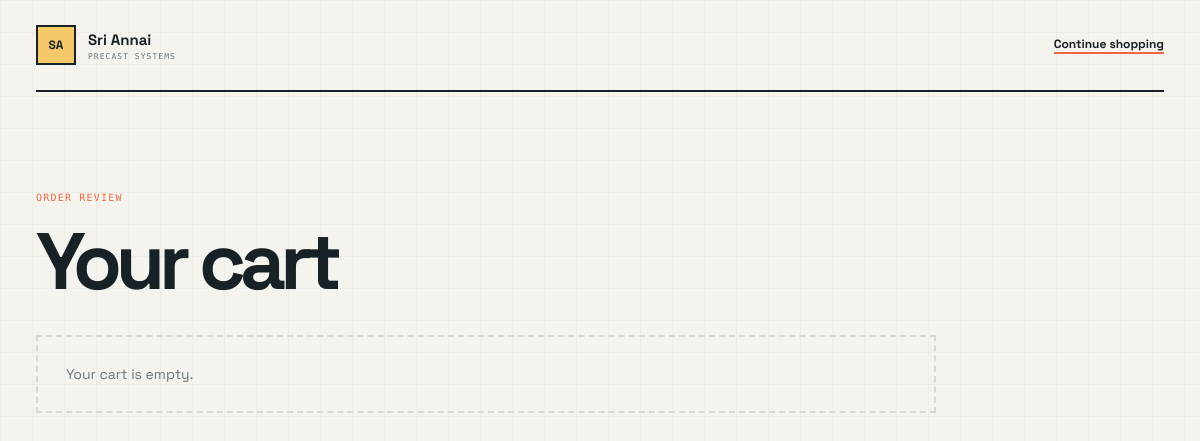
Page /cart/ (signed in) on the earlier database version.
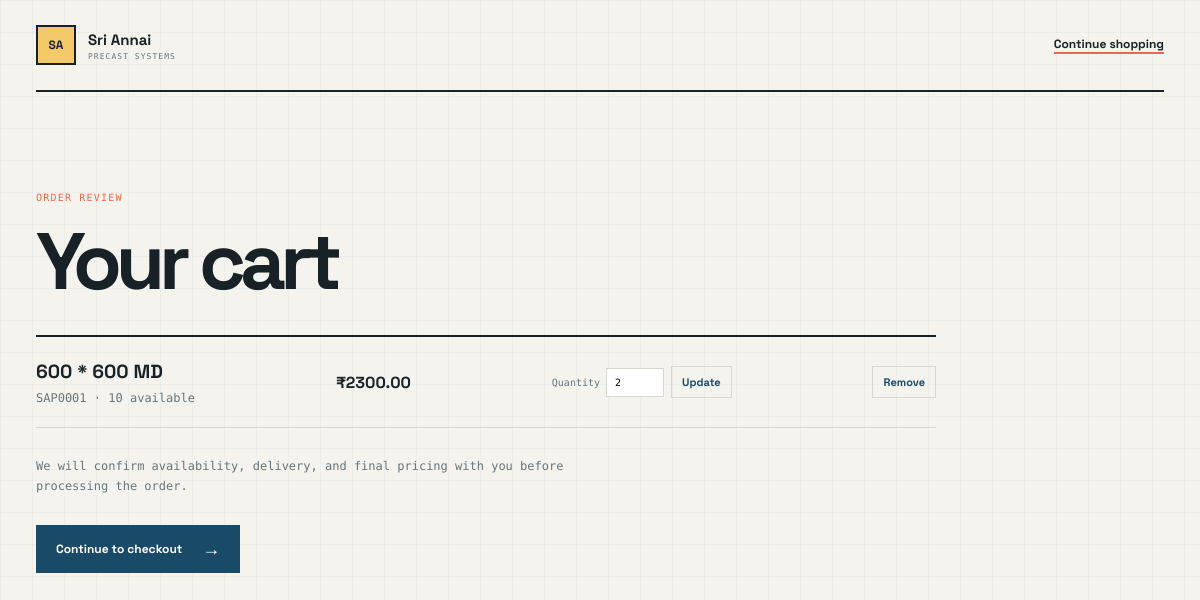
Same page on the later database version.
### cart/models.py (models this page shows, shortened)
class CartItem(models.Model):
    cart = models.ForeignKey(
        Cart,
        on_delete=models.CASCADE,
        related_name='items'
    )
    product = models.ForeignKey(
        Product,
        on_delete=models.CASCADE,
        related_name='cart_items'
    )
    quantity = models.PositiveIntegerField(
        default=1
    )
    added_at = models.DateTimeField(
        auto_now_add=True
    )
    updated_at = models.DateTimeField(
        auto_now=True
    )
    class Meta:
        constraints = [
            models.UniqueConstraint(
                fields=['cart', 'product'],
                name='unique_product_per_cart'
            )
        ]

### product/models.py (models this page shows, shortened)
class Product(models.Model):
    name = models.CharField(
        max_length=200
    )
    product_code = models.CharField(
        max_length=50,
        unique=True
    )
    description = models.TextField(
        blank=True
    )
    size = models.CharField(
        max_length=100,
        blank=True
    )
    load_capacity = models.CharField(
        max_length=100,
        blank=True
    )
    material = models.CharField(
        max_length=100,
        default="SFRC"
    )
    price = models.DecimalField(
        max_digits=10,
        decimal_places=2,
        null=True,
        blank=True
    )
    image = models.ImageField(
        upload_to='products/',
        blank=True,
        null=True
    )
    stock = models.PositiveIntegerField(
        default=0
    )
    is_available = models.BooleanField(
        default=True
    )
    created_at = models.DateTimeField(
        auto_now_add=True
    )
    updated_at = models.DateTimeField(
        auto_now=True
    )

### cart/views.py (the view)
# urls.py: path('', views.cart_detail, name='detail'),
@login_required(login_url='login')
def cart_detail(request):
	cart, _ = Cart.objects.get_or_create(user=request.user)
	items = cart.items.select_related('product')
	return render(
		request,
		'cart/cart.html',
		{
			'cart': cart,
			'items': items,
		}
	)

### templates/cart/cart.html (shortened to what this page needs)
{% load static %}
<!DOCTYPE html>
<html lang="en">
<head>
    <link rel="stylesheet" href="{% static 'home.css' %}">
</head>
<body>
    <header class="site-header">
        <a class="wordmark" href="{% url 'home' %}">
            <span class="wordmark-mark">SA</span>
            <span><strong>Sri Annai</strong><small>PRECAST SYSTEMS</small></span>
        </a>
        <a class="text-link" href="{% url 'home' %}#products">Continue shopping</a>
    </header>
    <main>
        <section class="cart-page">
            <p class="eyebrow">Order review</p>
            <h1>Your cart</h1>
            {% if items %}
                <div class="cart-list">
                    {% for item in items %}
                        <div class="cart-row">
                            <div><h2><a href="{% url 'product:detail' item.product.id %}">{{ item.product.name }}</a></h2><p>{{ item.product.product_code }} · {{ item.product.stock }} available</p></div>
                            <strong>{% if item.product.price %}₹{{ item.product.price|floatformat:2 }}{% else %}Price on request{% endif %}</strong>
                            <form method="post" action="{% url 'cart:update_item' item.id %}">
                                <label>Quantity <input type="number" name="quantity" value="{{ item.quantity }}" min="0" max="{{ item.product.stock }}"></label>
                                <button type="submit">Update</button>
                            </form>
                            <form method="post" action="{% url 'cart:remove_item' item.id %}">
                                <button type="submit">Remove</button>
                            </form>
                        </div>
                    {% endfor %}
                </div>
                <p class="cart-note">We will confirm availability, delivery, and final pricing with you before processing the order.</p>
                <a class="button button-primary" href="{% url 'order:checkout' %}">Continue to checkout <span aria-hidden="true">&#8594;</span></a>
            {% else %}
                <p class="empty-products">Your cart is empty.</p>
            {% endif %}
        </section>
    </main>
</body>
</html>

### static/home.css (style rules this page uses)
:root { --ink:#172126;--muted:#68757a;--paper:#f5f3ed;--panel:#fffdf8;--line:#d7d9d1;--orange:#ed6845;--blue:#194b68;--yellow:#f3c969 }
* { box-sizing:border-box }
html { scroll-behavior:smooth }
body { margin:0;color:var(--ink);background:var(--paper);font-family:'Space Grotesk',sans-serif;background-image:linear-gradient(rgba(25,75,104,.035) 1px,transparent 1px),linear-gradient(90deg,rgba(25,75,104,.035) 1px,transparent 1px);background-size:32px 32px }
a,button,input,textarea { font:inherit }
a { transition:.2s }
.site-header,main,.site-footer { width:min(1220px,calc(100% - 72px));margin:auto }
.site-header { display:flex;align-items:center;justify-content:space-between;padding:25px 0;border-bottom:2px solid var(--ink) }
.wordmark { display:flex;align-items:center;gap:12px;color:var(--ink);text-decoration:none }
.wordmark-mark { display:grid;place-items:center;width:40px;height:40px;color:var(--ink);background:var(--yellow);border:2px solid var(--ink);font-size:12px;font-weight:700 }
.wordmark strong,.wordmark small { display:block }
.wordmark strong { font-size:15px }
.wordmark small { margin-top:3px;color:var(--muted);font-family:'DM Mono',monospace;font-size:8px;letter-spacing:.13em }
.eyebrow { margin:0 0 20px;color:var(--orange);font-family:'DM Mono',monospace;font-size:10px;letter-spacing:.12em;text-transform:uppercase }
.button { display:inline-flex;align-items:center;justify-content:center;gap:20px;padding:14px 18px;color:#fff;background:var(--blue);border:2px solid var(--blue);font-size:12px;font-weight:700;text-decoration:none;cursor:pointer }
.button span { font-size:18px;line-height:0 }
.text-link { color:var(--ink);font-size:12px;font-weight:700;text-decoration:none;border-bottom:2px solid var(--orange) }
.cart-page { max-width:900px;padding:100px 0 130px }
.cart-page h1 { margin:0 0 36px;font-size:clamp(44px,7vw,80px);line-height:.95;letter-spacing:-.075em }
.cart-list { border-top:2px solid var(--ink) }
.cart-row { display:flex;justify-content:space-between;gap:24px;align-items:center;padding:22px 0;border-bottom:1px solid var(--line) }
.cart-row h2 { margin:0 0 7px;font-size:19px }
.cart-row p,.cart-note { margin:0;color:var(--muted);font-family:'DM Mono',monospace;font-size:12px }
.cart-row>strong { white-space:nowrap }
.cart-row h2 a { color:inherit;text-decoration:none }
.cart-row form { display:flex;gap:7px;align-items:center }
.cart-row label { color:var(--muted);font-family:'DM Mono',monospace;font-size:10px;white-space:nowrap }
.cart-row input { width:58px;padding:8px;border:1px solid var(--line);background:#fff }
.cart-row button { padding:8px 10px;color:var(--blue);background:transparent;border:1px solid var(--line);cursor:pointer;font-size:11px;font-weight:700 }
.cart-note { max-width:560px;margin:28px 0;line-height:1.7 }

Differences in the rows shown:
added CartItem: product.name "600 * 600 MD", product.product_code "SAP0001", product.stock "10", product.price "2300.00", quantity "2"
Other differences:
text no longer shown: "Your cart is empty."
text now shown: "We will confirm availability, delivery, and final pricing with you before processing the order. Continue to checkout →"
